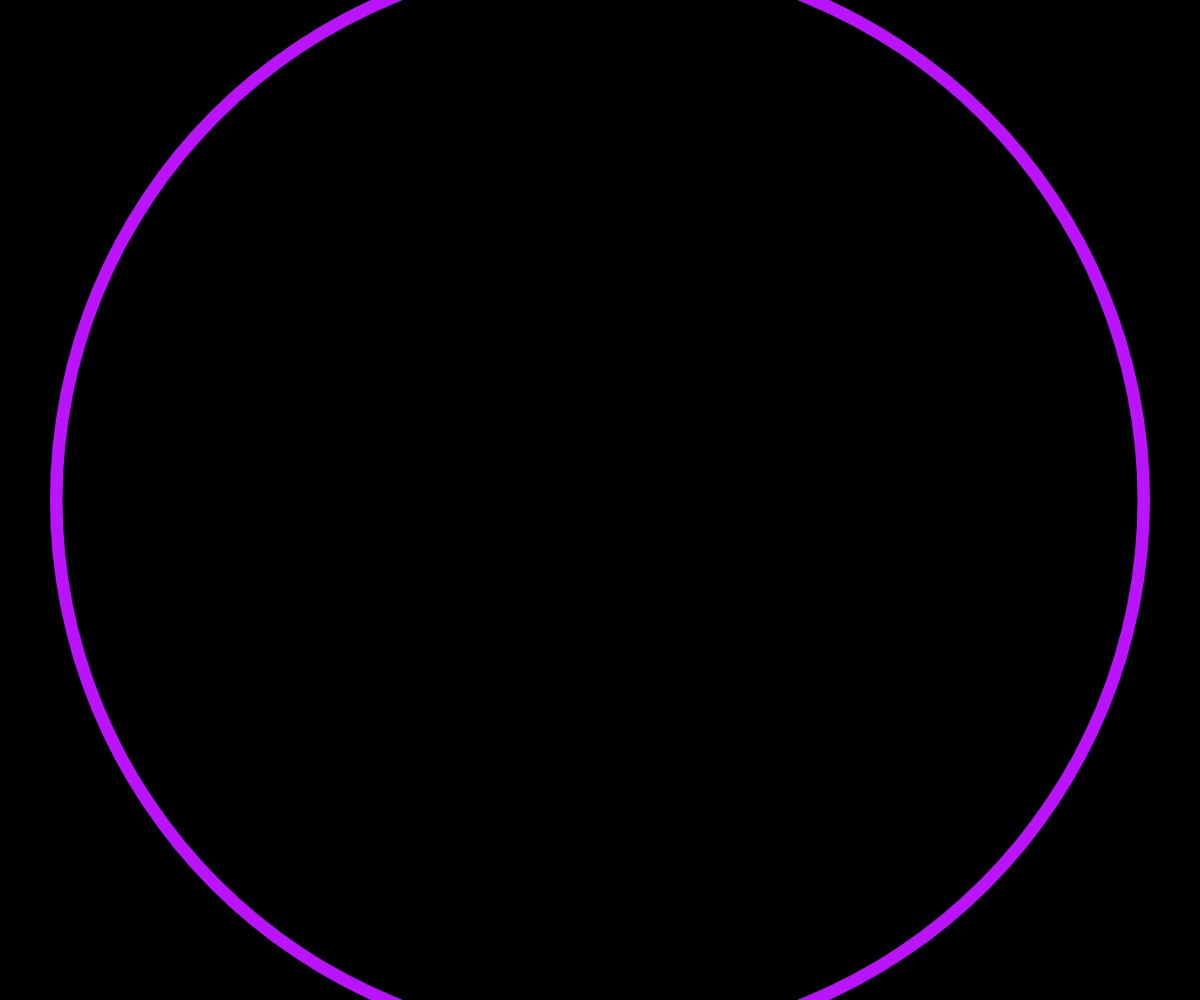
Frame 1 (no input)
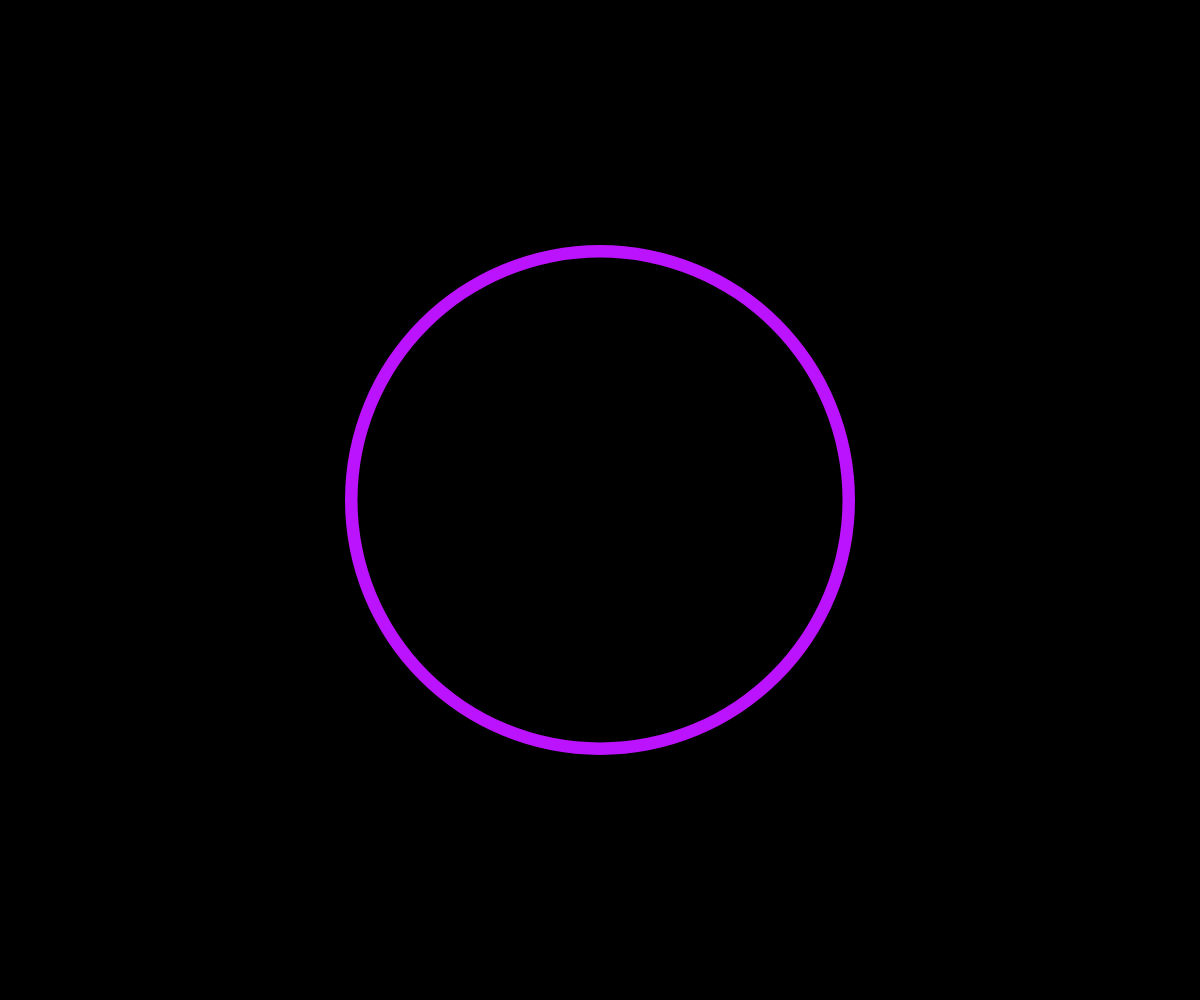
Frame 60 (no input)
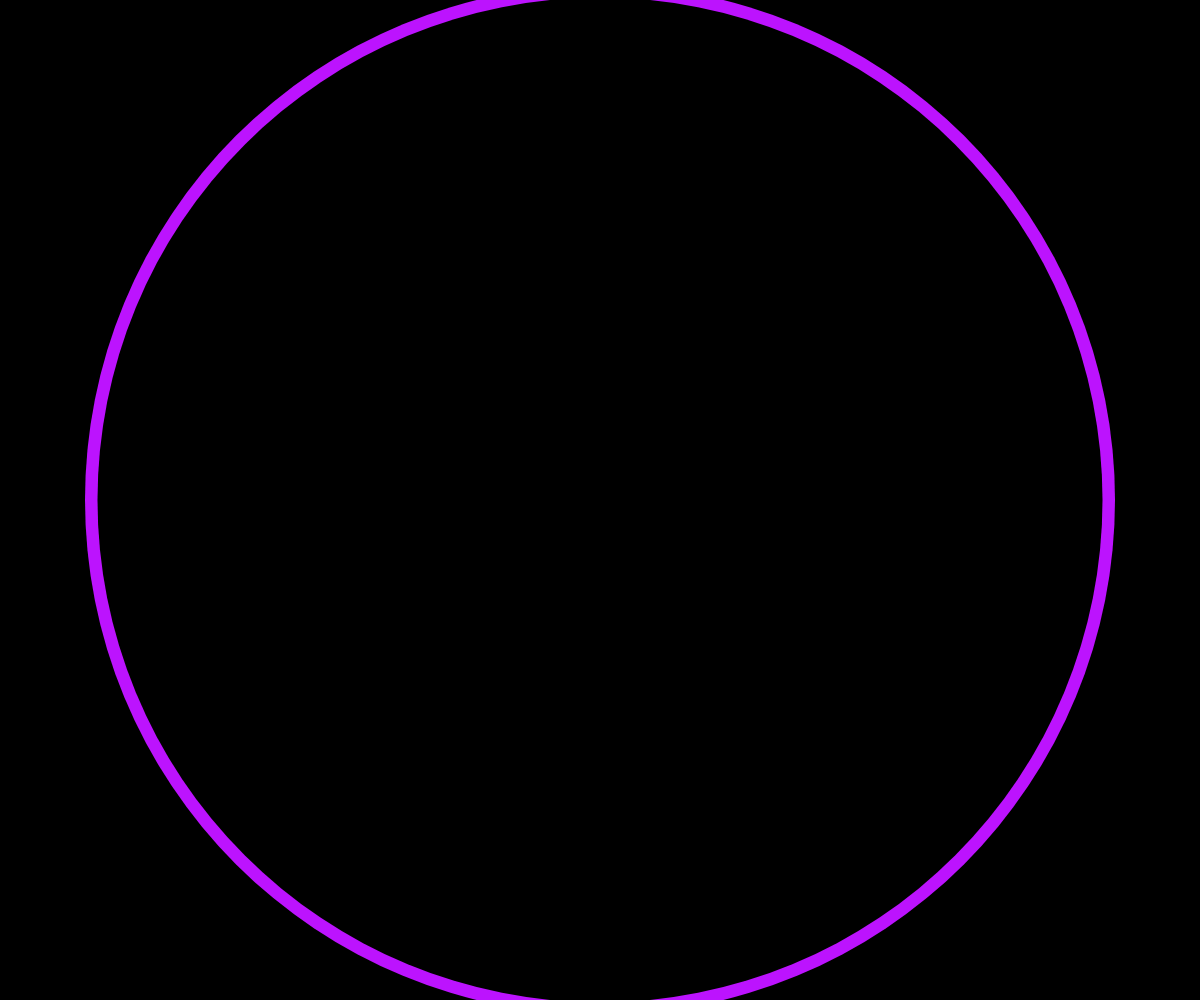
Frame 120 (the mouse pressed at the canvas centre since frame 60)

The p5.js sketch that drew these frames (run headless with seeded random() and noise() and a simulated clock; from frame 60 on, the mouse is pressed at the canvas centre):

// p5.js sketch
// ── sketch.js
// Cool Spiral Animation
// Chuyan Wang
// Date
//
// Extra for Experts:
// - describe what you did to take this project "above and beyond"

let circleOne = {
  circleDiameterOne: 0,
  radiusDecayOne: 10
};

let circleTwo = {
  circleDiameterTwo: 0,
  radiusDecayTwo: 10
};

function setup() {
  createCanvas(windowWidth, windowHeight);
  circleOne.circleDiameterOne = windowHeight + 100;
  circleTwo.circleDiameterTwo = circleOne.circleDiameterOne - 25;

}

function draw() {
  background(0);
  fill("#BC13FE");
  noStroke();
  circle(windowWidth/2, windowHeight/2, circleOne.circleDiameterOne);
  
  fill("black");
  circle(windowWidth/2, windowHeight/2, circleTwo.circleDiameterTwo);

  if (circleOne.circleDiameterOne >= 0){
    circleOne.circleDiameterOne = circleOne.circleDiameterOne - circleOne.radiusDecayOne;
  }
  else{
    circleOne.circleDiameterOne = windowHeight + 100;
  }

  if (circleTwo.circleDiameterTwo >= 0){
    circleTwo.circleDiameterTwo = circleTwo.circleDiameterTwo - circleTwo.radiusDecayTwo;
  }
  else{
    circleTwo.circleDiameterTwo = circleOne.circleDiameterOne - 25;
  }
}
